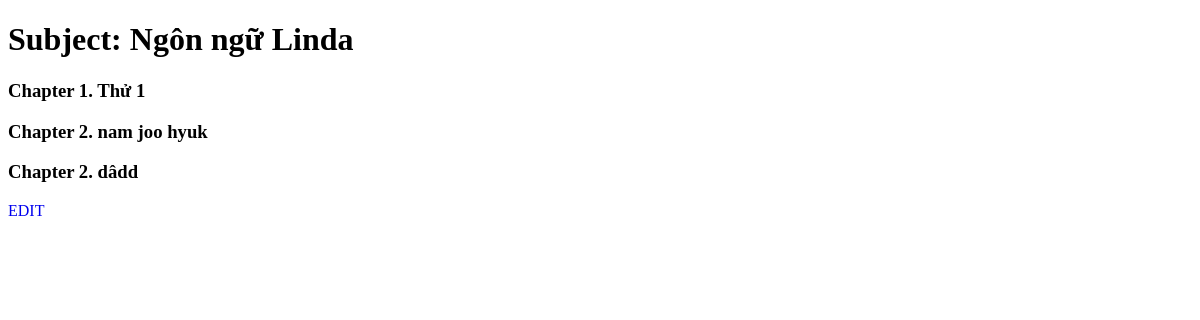
/manage/subject/id=18/, run on an earlier commit of the app's database.
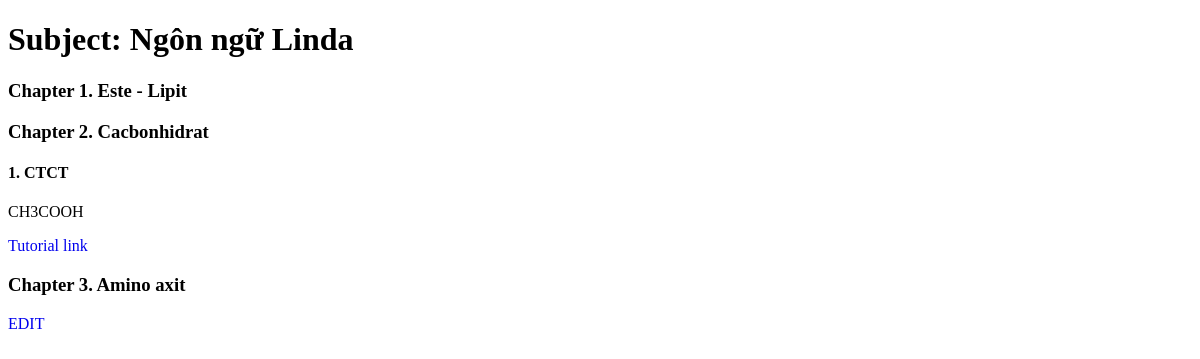
And on a later commit of the database.
### main_site/models.py (models this page shows, shortened)
class Chapter(models.Model):
    title = models.CharField(max_length=250, verbose_name='Title')
    number = models.IntegerField(verbose_name='Ordinal Number')
    link = models.URLField(max_length=250,verbose_name='Link to Theory File', null=True)
    subject = models.ForeignKey(Subject,null=True, on_delete=models.CASCADE, verbose_name='Subject of this chapter')

class ContentOfChapters(models.Model):
    title = models.TextField(max_length=250, verbose_name='Title')
    content = models.TextField(verbose_name='Content')
    link = models.URLField(max_length=250,verbose_name='Link to Tutorial')
    chapter = models.ForeignKey(Chapter, on_delete=models.CASCADE, verbose_name='Chapter of this Content')

### main_site/views.py (the view)
# urls.py: path('manage/subject/id=<int:subjectId>/', views.getManageSubject, name="manageSubject"),
def getManageSubject(request, subjectId):
    subject = Subject.objects.filter(id=subjectId).first()
    chapters = Chapter.objects.filter(subject=subject)
    chapter_with_contents = [
        {
            'chapter': chapter,
            'contents': ContentOfChapters.objects.filter(chapter=chapter)
        }
        for chapter in chapters
    ]
    context = {
        'subject': subject,
        'chapter_with_contents': chapter_with_contents,
    }
    return render(request, 'manage/subject.html', context)

### main_site/templates/manage/subject.html (shortened to what this page needs)
{% extends "base/base.html" %}
{% block content %}
<h1 >Subject: {{subject.name}} </h1>
{% for item in chapter_with_contents %}
<div class="ChapterContainer">
    <h3 > Chapter {{item.chapter.number}}. {{item.chapter.title}}  </h3>
    {% for content in item.contents %}
    <div class="ContentContainer">
        <h4 > {{forloop.counter}}. {{content.title}} </h4>
        <p > {{content.content}} </p>
        {% if content.link %}
        <a href="{{content.link}}">Tutorial link</a>
        {% endif %}
    </div>
    {% endfor %}
</div>
{% endfor %}
<a href="{% url "editSubject" subjectId=subject.id %}"><div class="ClickTag">EDIT</div></a>
{% endblock content %}

What changed in the data, as far as the page shows it:
removed Chapter: chapter.number "1", chapter "Thử 1"
removed Chapter: chapter.number "2", chapter "nam joo hyuk"
removed Chapter: chapter.number "2", chapter "dâdd"
added Chapter: chapter.number "1", chapter "Este - Lipit"
added Chapter: chapter.number "2", chapter "Cacbonhidrat"
added ContentOfChapters: title "CTCT", content "CH3COOH"
added Chapter: chapter.number "3", chapter "Amino axit"
